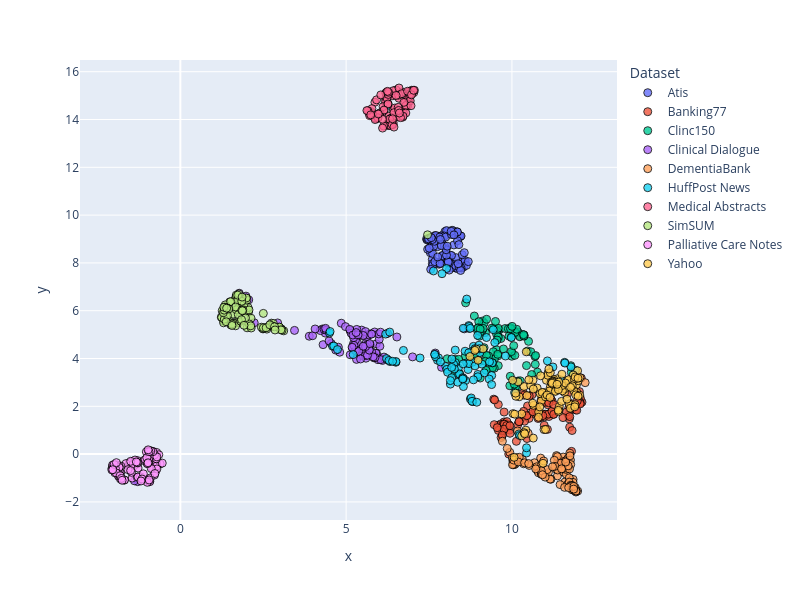

Write notebook code for a chart like this one.
### Code cell
dimensionality_reduction_plots(file_paths="./outputsTest/*/mda_dim_scores.csv", file_name = 'TestMda')

### Figure 1 — Plotly figure (JSON) as saved in the notebook; plotly's stock layout.template omitted (floating-point values rounded to 4 significant figures)
{"data": [{"customdata": [["atis_230"], ["atis_239"], ["atis_136"], ["atis_210"], ["atis_304"], ["atis_108"], ["atis_138"], ["atis_134"], ["atis_101"], ["atis_188"], ["atis_212"], ["atis_120"], ["atis_112"], ["atis_193"], ["atis_148"], ["atis_210"], ["atis_206"], ["atis_145"], ["atis_128"], ["atis_118"], ["atis_129"], ["atis_153"], ["atis_11"], ["atis_128"], ["atis_268"], ["atis_116"], ["atis_148"], ["atis_11"], ["atis_156"], ["atis_117"], ["atis_151"], ["atis_20"], ["atis_10"], ["atis_154"], ["atis_15"], ["atis_144"], ["atis_137"], ["atis_177"], ["atis_425"], ["atis_132"], ["atis_168"], ["atis_100"], ["atis_150"], ["atis_128"], ["atis_10"], ["atis_122"], ["atis_106"], ["atis_188"], ["atis_270"], ["atis_15"], ["atis_275"], ["atis_10"], ["atis_117"], ["atis_109"], ["atis_13"], ["atis_185"], ["atis_101"], ["atis_101"], ["atis_25"], ["atis_129"], ["atis_218"], ["atis_118"], ["atis_124"], ["atis_227"], ["atis_209"], ["atis_180"], ["atis_153"], ["atis_13"], ["atis_108"], ["atis_199"], ["atis_105"], ["atis_257"], ["atis_0"], ["atis_198"], ["atis_204"], ["atis_157"], ["atis_112"], ["atis_125"], ["atis_267"], ["atis_199"], ["atis_115"], ["atis_126"], ["atis_187"], ["atis_544"], ["atis_232"], ["atis_217"], ["atis_116"], ["atis_164"], ["atis_111"], ["atis_112"], ["atis_276"], ["atis_100"], ["atis_12"], ["atis_130"], ["atis_110"], ["atis_152"], ["atis_17"], ["atis_150"], ["atis_3"], ["atis_171"]], "hovertemplate": "Dataset=Atis<br>x=%{x}<br>y=%{y}<br>doc_id=%{customdata[0]}<extra></extra>", "legendgroup": "Atis", "marker": {"color": "#636efa", "line": {"color": "black", "width": 1}, "opacity": 0.8, "size": 8, "symbol": "circle"}, "mode": "markers", "name": "Atis", "orientation": "v", "showlegend": true, "type": "scatter", "x": [8.102, 7.881, 8.434, 8.316, 7.919, 7.75, 7.894, 8.438, 7.843, 8.533, 7.739, 7.598, 8.306, 7.665, 8.445, 7.715, 8.493, 8.012, 8.068, 7.677, 7.801, 7.93, 8.539, 8.484, 8.272, 8.239, 7.98, 8.353, 8.149, 7.426, 8.297, 7.599, 8.324, 7.925, 8.425, 7.531, 8.249, 8.465, 8.214, 7.536, 8.588, 8.347, 7.443, 8.628, 7.905, 7.854, 8.184, 7.806, 7.59, 8.32, 8.359, 7.967, 8.061, 7.54, 7.607, 8.401, 8.037, 7.878, 7.89, 7.458, 7.71, 8.501, 8.301, 7.611, 8.195, 8.178, 8.115, 7.677, 8.356, 8.071, 8.081, 8.026, 7.47, 7.835, 8.564, 8.015, 8.028, 7.963, 7.64, 7.664, 7.597, 7.55, 7.825, 8.457, 8.001, 8.108, 7.505, 8.412, 7.488, 8.176, 7.874, 8.452, 8.168, 7.842, 7.763, 8.252, 8.047, 7.566, 8.684, 8.379], "xaxis": "x", "y": [8.015, 8.082, 7.925, 7.778, 8.308, 8.677, 9.012, 7.826, 9.113, 8.042, 9.096, 8.147, 7.971, 9.137, 9.101, 9.058, 8.064, 8.604, 8.273, 8.923, 7.947, 8.107, 7.829, 7.792, 9.222, 9.337, 9.311, 9.198, 8.314, 9.003, 9.181, 7.966, 7.781, 8.139, 9.137, 9.056, 8.752, 9.127, 7.963, 8.638, 8.099, 9.3, 8.962, 7.897, 8.308, 9.106, 7.809, 8.002, 8.747, 8.219, 8.928, 8.711, 9.314, 8.426, 8.392, 8.764, 8.012, 9.138, 8.977, 8.57, 9.147, 8.34, 7.887, 7.9, 9.365, 8.31, 8.008, 8.055, 9.294, 8.075, 8.034, 8.324, 8.977, 7.974, 8.427, 8.551, 9.352, 9.125, 8.697, 8.904, 8.977, 7.729, 9.082, 7.803, 9.079, 7.7, 8.617, 7.815, 9.007, 9.189, 8.723, 7.684, 9.321, 8.98, 8.248, 9.171, 8.699, 9.057, 8.053, 7.964], "yaxis": "y"}, {"customdata": [["atis_234"], ["atis_245"], ["atis_15"], ["atis_249"], ["atis_314"], ["atis_128"], ["atis_176"], ["atis_15"], ["atis_246"], ["atis_239"], ["atis_283"], ["atis_299"], ["atis_220"], ["atis_372"], ["atis_15"], ["atis_259"], ["atis_249"], ["atis_195"], ["atis_196"], ["atis_155"], ["atis_144"], ["atis_211"], ["atis_24"], ["atis_158"], ["atis_330"], ["atis_173"], ["atis_383"], ["atis_380"], ["atis_211"], ["atis_233"], ["atis_166"], ["atis_27"], ["atis_126"], ["atis_223"], ["atis_161"], ["atis_189"], ["atis_146"], ["atis_243"], ["atis_475"], ["atis_151"], ["atis_221"], ["atis_148"], ["atis_200"], ["atis_225"], ["atis_271"], ["atis_222"], ["atis_116"], ["atis_199"], ["atis_303"], ["atis_249"], ["atis_276"], ["atis_133"], ["atis_169"], ["atis_22"], ["atis_168"], ["atis_216"], ["atis_170"], ["atis_146"], ["atis_289"], ["atis_185"], ["atis_290"], ["atis_283"], ["atis_130"], ["atis_257"], ["atis_305"], ["atis_236"], ["atis_194"], ["atis_143"], ["atis_166"], ["atis_216"], ["atis_208"], ["atis_271"], ["atis_134"], ["atis_334"], ["atis_271"], ["atis_182"], ["atis_359"], ["atis_136"], ["atis_297"], ["atis_303"], ["atis_196"], ["atis_159"], ["atis_252"], ["atis_586"], ["atis_410"], ["atis_255"], ["atis_146"], ["atis_18"], ["atis_118"], ["atis_275"], ["atis_294"], ["atis_119"], ["atis_171"], ["atis_154"], ["atis_215"], ["atis_158"], ["atis_239"], ["atis_297"], ["atis_343"], ["atis_196"]], "hovertemplate": "Dataset=Banking77<br>x=%{x}<br>y=%{y}<br>doc_id=%{customdata[0]}<extra></extra>", "legendgroup": "Banking77", "marker": {"color": "#EF553B", "line": {"color": "black", "width": 1}, "opacity": 0.8, "size": 8, "symbol": "circle"}, "mode": "markers", "name": "Banking77", "orientation": "v", "showlegend": true, "type": "scatter", "x": [11.44, 9.764, 11.25, 11.8, 10.84, 11.73, 11.07, 12.04, 10.97, 12.11, 10.38, 9.929, 9.763, 10.18, 9.706, 9.662, 10.97, 10.63, 11.25, 9.906, 11.72, 11.7, 12.07, 9.842, 10.13, 10.95, 11.21, 11.74, 9.743, 12.06, 11.18, 10.98, 10.76, 9.673, 10.74, 10.61, 10.52, 9.578, 9.466, 10.47, 9.849, 10.7, 11.82, 10.35, 11.12, 11.09, 9.7, 10.38, 10.22, 11.65, 12.06, 9.904, 10.21, 9.745, 9.772, 11.92, 10.46, 11.0, 11.68, 11.97, 12.09, 9.589, 10.73, 9.943, 11.12, 10.79, 10.88, 10.45, 10.24, 9.841, 10.35, 10.37, 11.11, 11.01, 11.77, 11.1, 10.45, 11.96, 9.451, 9.592, 9.762, 11.21, 11.38, 11.26, 11.81, 11.07, 10.9, 11.42, 10.63, 9.478, 11.26, 9.71, 11.2, 10.52, 10.93, 11.9, 9.557, 9.937, 11.54, 11.74], "xaxis": "x", "y": [-0.2459, 1.76, 1.741, 0.1149, 1.515, 1.475, 2.321, 2.616, 1.666, 2.174, 1.569, 1.006, 1.346, 1.23, 0.7631, 1.261, 1.205, 1.693, 1.665, 1.229, 1.947, 1.638, 2.327, 1.25, 0.536, 2.192, 2.212, 1.128, 0.9751, 2.149, 2.305, 1.562, 1.866, 0.6932, 1.716, 2.484, 1.495, 1.194, 1.233, 2.016, 1.36, 1.849, 1.88, 2.557, 1.574, 2.061, 0.972, 1.379, 1.368, 1.759, 2.101, 0.003075, 1.354, 1.265, 1.25, 1.854, 1.631, 2.167, 2.544, 2.225, 3.184, 2.072, 1.939, 0.8715, 1.689, 1.491, 2.257, 0.6522, 4.938, 1.196, 1.789, 2.468, 2.149, 1.669, 2.118, 1.667, 1.606, 1.836, 2.299, 0.9921, 1.044, 1.797, -0.3197, 2.073, 0.9878, 1.034, 2.469, 1.884, 1.776, 2.267, 1.663, 0.795, 2.808, 2.428, 1.609, 2.032, 1.107, 1.187, 1.527, 1.57], "yaxis": "y"}, {"customdata": [["atis_253"], ["atis_378"], ["atis_156"], ["atis_270"], ["atis_321"], ["atis_155"], ["atis_280"], ["atis_20"], ["atis_274"], ["atis_426"], ["atis_34"], ["atis_309"], ["atis_299"], ["atis_376"], ["atis_305"], ["atis_372"], ["atis_251"], ["atis_369"], ["atis_230"], ["atis_185"], ["atis_239"], ["atis_286"], ["atis_259"], ["atis_197"], ["atis_349"], ["atis_209"], ["atis_395"], ["atis_405"], ["atis_252"], ["atis_261"], ["atis_315"], ["atis_337"], ["atis_141"], ["atis_249"], ["atis_207"], ["atis_229"], ["atis_246"], ["atis_305"], ["atis_559"], ["atis_242"], ["atis_277"], ["atis_268"], ["atis_273"], ["atis_292"], ["atis_28"], ["atis_290"], ["atis_122"], ["atis_220"], ["atis_347"], ["atis_368"], ["atis_279"], ["atis_298"], ["atis_174"], ["atis_220"], ["atis_201"], ["atis_251"], ["atis_226"], ["atis_247"], ["atis_297"], ["atis_233"], ["atis_436"], ["atis_487"], ["atis_164"], ["atis_265"], ["atis_344"], ["atis_256"], ["atis_234"], ["atis_189"], ["atis_223"], ["atis_230"], ["atis_240"], ["atis_325"], ["atis_200"], ["atis_389"], ["atis_282"], ["atis_2"], ["atis_389"], ["atis_258"], ["atis_520"], ["atis_356"], ["atis_317"], ["atis_181"], ["atis_320"], ["atis_642"], ["atis_418"], ["atis_317"], ["atis_32"], ["atis_220"], ["atis_191"], ["atis_297"], ["atis_361"], ["atis_220"], ["atis_200"], ["atis_165"], ["atis_394"], ["atis_18"], ["atis_274"], ["atis_318"], ["atis_360"], ["atis_256"]], "hovertemplate": "Dataset=Clinc150<br>x=%{x}<br>y=%{y}<br>doc_id=%{customdata[0]}<extra></extra>", "legendgroup": "Clinc150", "marker": {"color": "#00cc96", "line": {"color": "black", "width": 1}, "opacity": 0.8, "size": 8, "symbol": "circle"}, "mode": "markers", "name": "Clinc150", "orientation": "v", "showlegend": true, "type": "scatter", "x": [9.201, 9.617, 9.588, 10.32, 10.13, 10.08, 10.07, 9.356, 9.994, 9.018, 9.042, 10.19, 9.563, 8.809, 10.24, 10.47, 9.11, 9.795, 9.606, 10.19, 9.668, 9.467, 8.048, 10.05, 9.951, 10.77, 10.5, 10.08, 9.912, 10.69, 9.544, 9.045, 9.35, 9.534, 10.09, 9.085, 9.536, 9.439, 10.01, 9.456, 9.105, 10.09, 9.579, 9.13, 10.14, 10.1, 9.587, 9.335, 9.163, 9.96, 9.936, 9.984, 9.049, 10.05, 10.7, 8.961, 9.472, 9.412, 10.44, 10.07, 10.37, 9.399, 8.894, 10.57, 11.79, 8.866, 8.999, 9.296, 9.232, 8.984, 9.892, 10.6, 8.292, 8.603, 9.504, 8.276, 9.16, 10.25, 8.965, 9.585, 10.36, 9.132, 9.958, 8.588, 10.36, 9.236, 9.572, 10.71, 11.78, 8.421, 9.197, 9.745, 9.221, 10.35, 8.396, 9.042, 9.417, 10.0, 9.981, 9.55], "xaxis": "x", "y": [5.088, 5.194, 3.701, 4.999, 2.751, 5.152, 5.098, 3.86, 4.096, 4.931, 3.183, 5.099, 5.125, 4.06, 4.91, 4.314, 5.568, 5.256, 4.864, 3.06, 4.838, 3.593, 3.989, 3.03, 3.258, 3.429, 4.718, 5.102, 4.937, 4.086, 5.152, 3.886, 3.93, 4.368, 5.087, 4.364, 5.024, 4.283, 4.219, 5.276, 5.176, 4.134, 4.112, 4.26, 5.224, 2.794, 5.266, 3.628, 5.48, 5.286, 2.862, 4.29, 5.117, 4.536, 3.756, 5.17, 3.987, 3.614, 3.704, 2.927, 4.98, 5.274, 4.188, 4.281, 3.423, 5.778, 5.541, 4.105, 4.129, 5.286, 5.246, 3.33, 3.96, 6.329, 5.549, 3.409, 4.453, 3.068, 5.264, 4.898, 4.95, 5.259, 5.248, 4.088, 4.938, 5.641, 4.175, 4.123, 3.701, 3.372, 3.884, 4.399, 3.507, 4.998, 3.965, 5.231, 3.821, 5.345, 4.892, 4.773], "yaxis": "y"}, {"customdata": [["atis_261"], ["atis_463"], ["atis_239"], ["atis_386"], ["atis_334"], ["atis_21"], ["atis_437"], ["atis_241"], ["atis_427"], ["atis_488"], ["atis_39"], ["atis_324"], ["atis_313"], ["atis_407"], ["atis_32"], ["atis_412"], ["atis_311"], ["atis_407"], ["atis_276"], ["atis_325"], ["atis_381"], ["atis_300"], ["atis_337"], ["atis_224"], ["atis_397"], ["atis_276"], ["atis_468"], ["atis_441"], ["atis_360"], ["atis_304"], ["atis_357"], ["atis_404"], ["atis_237"], ["atis_269"], ["atis_254"], ["atis_317"], ["atis_385"], ["atis_316"], ["atis_562"], ["atis_38"], ["atis_304"], ["atis_345"], ["atis_336"], ["atis_338"], ["atis_335"], ["atis_457"], ["atis_187"], ["atis_24"], ["atis_355"], ["atis_417"], ["atis_303"], ["atis_347"], ["atis_318"], ["atis_235"], ["atis_210"], ["atis_26"], ["atis_28"], ["atis_361"], ["atis_409"], ["atis_447"], ["atis_455"], ["atis_488"], ["atis_252"], ["atis_356"], ["atis_367"], ["atis_292"], ["atis_294"], ["atis_206"], ["atis_326"], ["atis_237"], ["atis_288"], ["atis_338"], ["atis_213"], ["atis_398"], ["atis_302"], ["atis_27"], ["atis_430"], ["atis_310"], ["atis_547"], ["atis_36"], ["atis_421"], ["atis_227"], ["atis_324"], ["atis_645"], ["atis_453"], ["atis_454"], ["atis_42"], ["atis_239"], ["atis_246"], ["atis_337"], ["atis_394"], ["atis_313"], ["atis_223"], ["atis_188"], ["atis_396"], ["atis_379"], ["atis_300"], ["atis_389"], ["atis_398"], ["atis_430"]], "hovertemplate": "Dataset=Clinical Dialogue<br>x=%{x}<br>y=%{y}<br>doc_id=%{customdata[0]}<extra></extra>", "legendgroup": "Clinical Dialogue", "marker": {"color": "#ab63fa", "line": {"color": "black", "width": 1}, "opacity": 0.8, "size": 8, "symbol": "circle"}, "mode": "markers", "name": "Clinical Dialogue", "orientation": "v", "showlegend": true, "type": "scatter", "x": [5.45, 5.918, 5.352, 5.219, 5.123, 6.098, 3.888, 3.443, 5.718, 5.911, 5.483, 5.39, 5.467, 5.32, 4.371, 2.062, 4.551, 5.999, 5.195, 7.688, 5.961, 2.228, 6.018, 5.69, 5.687, 5.592, 5.719, 4.28, 5.86, 4.766, 5.637, 6.53, 5.839, 5.262, 5.998, 5.12, 5.984, 2.935, 5.747, 5.622, 4.304, 5.897, 5.684, 5.597, 4.806, 3.989, 5.636, 5.279, 4.853, 5.549, 5.38, 5.149, 4.485, -1.287, -1.317, 7.003, 4.223, 5.379, 8.565, 4.98, 5.339, 5.584, 1.978, 5.768, 5.28, 5.841, 5.109, 4.336, 5.583, 1.775, 4.397, -1.384, 5.515, 6.037, 5.767, 5.226, 5.695, 6.195, 6.142, 6.042, 7.877, 5.234, 6.248, 5.87, 5.814, 4.379, 5.203, 5.643, 5.7, 4.064, 5.313, 6.239, 5.434, 5.586, 5.359, 5.712, 5.301, 5.515, 5.179, 4.686], "xaxis": "x", "y": [4.126, 4.207, 4.442, 4.612, 4.156, 3.92, 4.932, 5.176, 4.18, 4.614, 4.969, 4.399, 5.188, 5.217, 5.064, 6.454, 4.627, 4.033, 4.437, 4.228, 3.951, 5.496, 4.514, 5.017, 4.528, 4.631, 4.572, 5.233, 5.109, 4.473, 4.913, 4.9, 4.133, 5.013, 4.803, 5.173, 5.029, 5.489, 5.033, 4.123, 4.58, 4.221, 4.988, 4.013, 4.265, 4.955, 4.574, 4.333, 5.477, 4.368, 4.959, 5.06, 4.735, -1.153, -1.021, 4.068, 5.169, 4.301, 5.24, 5.334, 4.662, 5.127, 6.61, 5.021, 4.769, 4.028, 5.219, 5.224, 4.127, 6.731, 5.183, -1.118, 4.963, 5.101, 4.286, 4.872, 4.379, 14.67, 4.06, 3.951, 3.632, 4.549, 5.051, 4.039, 4.07, 5.262, 4.982, 4.136, 4.35, 5.236, 3.963, 3.959, 3.98, 4.497, 4.99, 4.623, 5.086, 4.512, 4.47, 4.353], "yaxis": "y"}, {"customdata": [["atis_447"], ["atis_488"], ["atis_392"], ["atis_397"], ["atis_401"], ["atis_381"], ["atis_525"], ["atis_473"], ["atis_469"], ["atis_514"], ["atis_428"], ["atis_329"], ["atis_441"], ["atis_448"], ["atis_424"], ["atis_422"], ["atis_456"], ["atis_451"], ["atis_478"], ["atis_391"], ["atis_392"], ["atis_34"], ["atis_388"], ["atis_243"], ["atis_503"], ["atis_285"], ["atis_469"], ["atis_467"], ["atis_510"], ["atis_334"], ["atis_537"], ["atis_407"], ["atis_386"], ["atis_325"], ["atis_278"], ["atis_523"], ["atis_416"], ["atis_365"], ["atis_57"], ["atis_525"], ["atis_320"], ["atis_351"], ["atis_348"], ["atis_351"], ["atis_405"], ["atis_474"], ["atis_288"], ["atis_364"], ["atis_368"], ["atis_554"], ["atis_316"], ["atis_479"], ["atis_360"], ["atis_280"], ["atis_32"], ["atis_298"], ["atis_280"], ["atis_364"], ["atis_455"], ["atis_46"], ["atis_513"], ["atis_526"], ["atis_352"], ["atis_383"], ["atis_400"], ["atis_420"], ["atis_386"], ["atis_284"], ["atis_403"], ["atis_250"], ["atis_325"], ["atis_454"], ["atis_264"], ["atis_494"], ["atis_353"], ["atis_279"], ["atis_465"], ["atis_516"], ["atis_553"], ["atis_405"], ["atis_424"], ["atis_380"], ["atis_338"], ["atis_646"], ["atis_467"], ["atis_464"], ["atis_490"], ["atis_244"], ["atis_289"], ["atis_403"], ["atis_402"], ["atis_316"], ["atis_232"], ["atis_228"], ["atis_428"], ["atis_41"], ["atis_421"], ["atis_563"], ["atis_512"], ["atis_44"]], "hovertemplate": "Dataset=DementiaBank<br>x=%{x}<br>y=%{y}<br>doc_id=%{customdata[0]}<extra></extra>", "legendgroup": "DementiaBank", "marker": {"color": "#FFA15A", "line": {"color": "black", "width": 1}, "opacity": 0.8, "size": 8, "symbol": "circle"}, "mode": "markers", "name": "DementiaBank", "orientation": "v", "showlegend": true, "type": "scatter", "x": [11.37, 11.84, 11.55, 10.68, 11.98, 9.936, 10.09, 10.35, 10.77, 10.75, 11.33, 11.6, 10.03, 11.6, 11.18, 11.85, 10.05, 11.84, 11.56, 11.91, 11.93, 10.01, 11.02, 11.68, 11.69, 11.93, 10.32, 11.67, 11.75, 11.68, 11.64, 11.81, 11.73, 10.87, 10.04, 11.71, 10.12, 11.34, 11.58, 12.21, 10.52, 10.9, 10.04, 11.84, 11.73, 11.76, 11.77, 11.77, 11.93, 11.1, 10.96, 11.66, 11.15, 10.05, 11.81, 11.88, 10.13, 10.8, 10.89, 11.37, 11.38, 10.05, 11.78, 11.62, 10.05, 11.45, 11.61, 11.52, 10.02, 11.46, 10.14, 11.74, 10.22, 11.69, 11.88, 10.89, 11.93, 11.06, 11.28, 10.49, 11.59, 9.712, 11.71, 11.87, 10.88, 10.17, 9.858, 10.05, 11.0, 11.3, 11.22, 11.86, 10.19, 11.5, 10.92, 11.62, 10.38, 11.75, 10.51, 10.72], "xaxis": "x", "y": [-0.9116, -1.058, -0.1244, -0.3629, -1.547, 0.07421, -0.4297, -0.4029, -0.6927, -0.5286, -0.6284, -0.2951, -0.2908, -1.166, -1.05, -1.507, -0.3925, -1.389, -0.753, -1.403, -1.525, -0.1576, -0.8344, -0.1886, -1.247, -1.585, -0.2247, -0.6182, 0.04015, -0.5846, -0.8484, -1.487, -0.9936, -0.1665, -0.3742, -0.2636, -0.2931, -0.06287, -0.5046, 2.989, -0.4736, -0.4216, -0.3619, -1.183, -1.174, -0.2467, -0.4374, -1.309, -1.541, -0.7709, -0.2877, -0.6178, -1.047, -0.3635, -1.307, -1.485, -0.2744, -0.7798, -0.8429, -0.1071, -0.665, -0.4434, -1.342, -0.6373, -0.4101, -1.275, -0.282, -0.6082, -0.4438, -0.3803, -0.1525, -0.6204, -0.1312, -0.4902, -1.485, -0.8277, -1.547, -0.6504, -0.2591, 0.8728, -1.391, 0.5398, -1.404, -1.35, -0.6971, 0.968, 0.2382, -0.2496, -0.9626, -0.5109, -0.5304, -1.464, -0.3298, -0.6177, -0.8642, -0.3305, -0.3639, -0.07072, -0.3972, -0.6168], "yaxis": "y"}, {"customdata": [["atis_493"], ["atis_52"], ["atis_487"], ["atis_505"], ["atis_48"], ["atis_384"], ["atis_547"], ["atis_504"], ["atis_495"], ["atis_54"], ["atis_438"], ["atis_34"], ["atis_493"], ["atis_478"], ["atis_466"], ["atis_462"], ["atis_50"], ["atis_475"], ["atis_546"], ["atis_543"], ["atis_469"], ["atis_350"], ["atis_391"], ["atis_369"], ["atis_524"], ["atis_360"], ["atis_545"], ["atis_552"], ["atis_523"], ["atis_424"], ["atis_612"], ["atis_408"], ["atis_458"], ["atis_392"], ["atis_335"], ["atis_529"], ["atis_641"], ["atis_455"], ["atis_587"], ["atis_577"], ["atis_382"], ["atis_410"], ["atis_392"], ["atis_410"], ["atis_460"], ["atis_486"], ["atis_305"], ["atis_392"], ["atis_375"], ["atis_577"], ["atis_323"], ["atis_533"], ["atis_399"], ["atis_338"], ["atis_356"], ["atis_307"], ["atis_338"], ["atis_368"], ["atis_482"], ["atis_481"], ["atis_538"], ["atis_538"], ["atis_388"], ["atis_405"], ["atis_607"], ["atis_443"], ["atis_445"], ["atis_345"], ["atis_443"], ["atis_327"], ["atis_389"], ["atis_476"], ["atis_294"], ["atis_511"], ["atis_507"], ["atis_425"], ["atis_472"], ["atis_602"], ["atis_578"], ["atis_434"], ["atis_510"], ["atis_46"], ["atis_541"], ["atis_692"], ["atis_620"], ["atis_470"], ["atis_543"], ["atis_374"], ["atis_293"], ["atis_413"], ["atis_407"], ["atis_432"], ["atis_29"], ["atis_258"], ["atis_490"], ["atis_422"], ["atis_471"], ["atis_567"], ["atis_518"], ["atis_443"]], "hovertemplate": "Dataset=HuffPost News<br>x=%{x}<br>y=%{y}<br>doc_id=%{customdata[0]}<extra></extra>", "legendgroup": "HuffPost News", "marker": {"color": "#19d3f3", "line": {"color": "black", "width": 1}, "opacity": 0.8, "size": 8, "symbol": "circle"}, "mode": "markers", "name": "HuffPost News", "orientation": "v", "showlegend": true, "type": "scatter", "x": [8.972, 6.499, 6.215, 9.406, 8.708, 4.59, 8.37, 9.389, 8.839, 8.677, 8.804, 6.504, 4.496, 8.385, 11.92, 9.314, 9.982, 8.635, 8.143, 8.601, 8.028, 8.777, 9.037, 6.252, 8.005, 8.82, 8.536, 8.747, 8.886, 8.038, 8.771, 8.697, 8.29, 9.166, 8.419, 6.323, 8.293, 9.436, 8.24, 7.229, 11.47, 10.44, 8.513, 7.891, 8.796, 4.516, 4.626, 8.71, 8.967, 10.21, 9.009, 11.78, 9.804, 8.264, 11.24, 11.07, 11.59, 7.634, 5.212, 8.587, 10.44, 11.6, 10.23, 6.29, 6.727, 8.365, 7.755, 7.673, 8.973, 9.02, 8.705, 8.534, 8.188, 6.4, 8.059, 7.784, 8.529, 7.698, 8.886, 6.192, 6.314, 9.096, 10.08, 9.483, 8.182, 7.67, 8.531, 8.638, 8.939, 8.839, 8.183, 4.738, 8.698, 7.844, 9.388, 9.322, 9.233, 8.516, 8.743, 8.144], "xaxis": "x", "y": [3.334, 3.843, 3.999, 3.819, 5.26, 4.514, 3.34, 3.287, 4.507, 3.539, 3.839, 3.872, 5.066, 3.602, 3.511, 3.141, 4.878, 3.818, 2.928, 3.077, 7.766, 4.29, 4.247, 14.59, 3.665, 2.196, 2.826, 2.303, 4.414, 3.546, 2.35, 5.377, 4.351, 3.399, 3.349, 3.873, 3.828, 5.207, 3.764, 4.022, 3.101, 0.04704, 3.198, 7.548, 2.21, 5.129, 4.526, 5.338, 4.965, 0.8441, 4.558, 3.65, 4.104, 3.562, 3.646, 3.9, 3.84, 7.664, 4.164, 4.304, 0.2648, 3.809, 0.7804, 3.918, 4.339, 3.007, 3.927, 4.166, 3.237, 4.412, 3.784, 3.169, 3.98, 3.883, 3.425, 4.03, 3.775, 4.069, 3.693, 5.021, 5.105, 3.764, 2.574, 4.668, 3.627, 4.171, 5.265, 6.487, 2.17, 3.107, 3.199, 4.374, 4.239, 3.862, 2.91, 3.863, 4.879, 3.144, 5.262, 3.076], "yaxis": "y"}, {"customdata": [["atis_609"], ["atis_582"], ["atis_488"], ["atis_52"], ["atis_558"], ["atis_568"], ["atis_574"], ["atis_545"], ["atis_521"], ["atis_597"], ["atis_487"], ["atis_364"], ["atis_524"], ["atis_498"], ["atis_470"], ["atis_478"], ["atis_656"], ["atis_483"], ["atis_599"], ["atis_593"], ["atis_495"], ["atis_527"], ["atis_439"], ["atis_48"], ["atis_531"], ["atis_385"], ["atis_581"], ["atis_6"], ["atis_647"], ["atis_483"], ["atis_658"], ["atis_479"], ["atis_586"], ["atis_422"], ["atis_40"], ["atis_573"], ["atis_643"], ["atis_493"], ["atis_599"], ["atis_673"], ["atis_413"], ["atis_551"], ["atis_537"], ["atis_426"], ["atis_521"], ["atis_539"], ["atis_372"], ["atis_441"], ["atis_395"], ["atis_630"], ["atis_389"], ["atis_580"], ["atis_536"], ["atis_396"], ["atis_415"], ["atis_426"], ["atis_382"], ["atis_459"], ["atis_531"], ["atis_535"], ["atis_660"], ["atis_57"], ["atis_475"], ["atis_439"], ["atis_621"], ["atis_502"], ["atis_454"], ["atis_622"], ["atis_491"], ["atis_410"], ["atis_489"], ["atis_522"], ["atis_384"], ["atis_517"], ["atis_595"], ["atis_540"], ["atis_603"], ["atis_614"], ["atis_636"], ["atis_436"], ["atis_524"], ["atis_614"], ["atis_58"], ["atis_694"], ["atis_655"], ["atis_479"], ["atis_618"], ["atis_379"], ["atis_378"], ["atis_514"], ["atis_469"], ["atis_446"], ["atis_387"], ["atis_356"], ["atis_512"], ["atis_482"], ["atis_530"], ["atis_586"], ["atis_605"], ["atis_455"]], "hovertemplate": "Dataset=Medical Abstracts<br>x=%{x}<br>y=%{y}<br>doc_id=%{customdata[0]}<extra></extra>", "legendgroup": "Medical Abstracts", "marker": {"color": "#FF6692", "line": {"color": "black", "width": 1}, "opacity": 0.8, "size": 8, "symbol": "circle"}, "mode": "markers", "name": "Medical Abstracts", "orientation": "v", "showlegend": true, "type": "scatter", "x": [6.84, 6.678, 6.891, 6.505, 6.205, 5.867, 6.652, 6.143, 6.195, 6.413, 6.49, 6.409, 6.85, 6.024, 6.258, 6.57, 5.756, 6.187, 6.29, 6.905, 5.9, 5.951, 5.881, 6.98, 7.039, 6.985, 7.018, 6.593, 6.419, 5.697, 6.722, 5.78, 6.89, 6.776, 6.273, 5.754, 6.902, 6.258, 6.864, 6.914, 6.795, 6.809, 6.301, 6.933, 6.113, 6.35, 6.8, 6.195, 6.594, 6.977, 6.264, 6.339, 6.741, 6.381, 6.004, 6.224, 6.703, 6.426, 5.96, 6.419, 6.331, 5.918, 6.467, 6.441, 5.784, 6.232, 6.309, 6.923, 6.391, 6.442, 5.709, 6.58, 6.262, 6.27, 7.059, 5.778, 5.657, 6.4, 6.716, 6.134, 6.682, 5.874, 6.046, 5.626, 6.851, 6.279, 6.97, 6.57, 6.097, 6.64, 6.099, 6.507, 6.142, 6.584, 6.249, 5.742, 6.607, 6.956, 7.037, 5.971], "xaxis": "x", "y": [14.93, 15.15, 14.78, 15.24, 14.82, 14.72, 14.34, 14.34, 14.88, 13.79, 15.03, 14.99, 14.56, 14.28, 15.02, 14.11, 14.33, 14.75, 14.14, 14.95, 14.03, 14.05, 14.06, 15.22, 15.13, 15.19, 15.21, 14.89, 15.2, 14.26, 14.29, 14.26, 15.16, 14.7, 13.75, 14.18, 15.07, 13.84, 14.93, 14.97, 14.55, 14.59, 13.76, 14.78, 14.54, 13.97, 14.27, 15.11, 15.32, 15.08, 14.67, 14.04, 14.72, 14.06, 14.23, 15.15, 14.1, 14.4, 14.07, 13.86, 13.75, 14.82, 14.48, 14.29, 14.23, 14.9, 14.01, 15.07, 13.79, 13.68, 14.16, 15.02, 14.65, 15.05, 15.22, 14.46, 14.37, 14.03, 14.14, 13.73, 15.08, 14.0, 15.03, 14.37, 15.18, 15.14, 15.03, 14.51, 14.01, 14.08, 13.64, 15.01, 14.4, 14.38, 15.18, 14.19, 14.27, 14.58, 15.22, 14.23], "yaxis": "y"}, {"customdata": [["atis_610"], ["atis_698"], ["atis_514"], ["atis_579"], ["atis_588"], ["atis_581"], ["atis_616"], ["atis_637"], ["atis_685"], ["atis_600"], ["atis_6"], ["atis_5"], ["atis_592"], ["atis_523"], ["atis_575"], ["atis_64"], ["atis_691"], ["atis_554"], ["atis_612"], ["atis_680"], ["atis_611"], ["atis_645"], ["atis_50"], ["atis_634"], ["atis_617"], ["atis_622"], ["atis_675"], ["atis_613"], ["atis_692"], ["atis_612"], ["atis_714"], ["atis_512"], ["atis_587"], ["atis_502"], ["atis_518"], ["atis_603"], ["atis_662"], ["atis_503"], ["atis_643"], ["atis_680"], ["atis_533"], ["atis_65"], ["atis_561"], ["atis_496"], ["atis_593"], ["atis_557"], ["atis_584"], ["atis_468"], ["atis_527"], ["atis_64"], ["atis_470"], ["atis_590"], ["atis_575"], ["atis_432"], ["atis_503"], ["atis_501"], ["atis_482"], ["atis_66"], ["atis_59"], ["atis_628"], ["atis_663"], ["atis_624"], ["atis_481"], ["atis_494"], ["atis_648"], ["atis_572"], ["atis_497"], ["atis_624"], ["atis_558"], ["atis_626"], ["atis_527"], ["atis_523"], ["atis_385"], ["atis_617"], ["atis_656"], ["atis_564"], ["atis_610"], ["atis_624"], ["atis_651"], ["atis_533"], ["atis_539"], ["atis_629"], ["atis_6"], ["atis_701"], ["atis_716"], ["atis_55"], ["atis_688"], ["atis_402"], ["atis_52"], ["atis_615"], ["atis_536"], ["atis_495"], ["atis_406"], ["atis_436"], ["atis_538"], ["atis_510"], ["atis_570"], ["atis_588"], ["atis_698"], ["atis_575"]], "hovertemplate": "Dataset=SimSUM<br>x=%{x}<br>y=%{y}<br>doc_id=%{customdata[0]}<extra></extra>", "legendgroup": "SimSUM", "marker": {"color": "#B6E880", "line": {"color": "black", "width": 1}, "opacity": 0.8, "size": 8, "symbol": "circle"}, "mode": "markers", "name": "SimSUM", "orientation": "v", "showlegend": true, "type": "scatter", "x": [1.857, 2.054, 1.235, 1.719, 1.395, 1.746, 1.639, 1.735, 2.609, 1.491, 1.984, 1.357, 1.262, 2.132, 1.965, 1.306, 2.771, 3.118, 2.973, 2.043, 1.984, 3.043, 1.329, 2.071, 2.746, 2.806, 1.5, 1.825, 1.599, 1.489, 2.786, 1.629, 1.699, 1.588, 1.808, 1.755, 2.013, 1.348, 1.923, 1.393, 1.304, 2.988, 2.503, 1.676, 2.497, 1.745, 1.522, 2.07, 2.581, 2.008, 1.356, 1.686, 1.455, 2.489, 1.38, 1.688, 1.247, 1.667, 1.326, 1.422, 1.991, 2.985, 1.718, 1.519, 1.423, 1.405, 3.069, 1.822, 1.555, 2.444, 1.765, 2.136, 1.853, 1.384, 1.667, 7.455, 2.506, 1.731, 1.964, 2.778, 2.587, 1.885, 2.697, 1.297, 1.34, 2.123, 1.862, 1.323, 3.032, 2.84, 1.463, 2.856, 1.311, 1.748, 1.845, 1.92, 1.851, 1.872, 1.395, 1.558], "xaxis": "x", "y": [6.134, 5.935, 5.731, 5.544, 5.7, 6.097, 6.442, 5.503, 5.23, 6.368, 5.991, 6.245, 5.997, 5.685, 6.455, 5.573, 5.387, 5.158, 5.285, 6.134, 6.53, 5.244, 6.105, 6.032, 5.481, 5.464, 5.561, 6.389, 5.463, 5.498, 5.346, 5.463, 6.599, 5.854, 5.923, 6.125, 5.285, 5.6, 6.293, 6.071, 5.493, 5.301, 5.888, 6.564, 5.242, 6.605, 5.406, 5.451, 5.3, 6.445, 5.898, 6.653, 6.113, 5.245, 5.778, 6.039, 5.719, 5.369, 5.649, 5.793, 6.531, 5.316, 6.416, 6.378, 6.082, 6.118, 5.186, 5.559, 5.448, 5.309, 6.703, 5.277, 6.394, 5.538, 6.156, 9.175, 5.289, 6.654, 5.699, 5.36, 5.284, 6.04, 5.411, 5.916, 6.147, 5.368, 6.571, 6.023, 5.2, 5.33, 6.074, 5.194, 6.147, 5.834, 5.626, 5.389, 6.02, 5.999, 6.107, 5.383], "yaxis": "y"}, {"customdata": [["atis_650"], ["atis_78"], ["atis_663"], ["atis_647"], ["atis_713"], ["atis_601"], ["atis_655"], ["atis_655"], ["atis_687"], ["atis_619"], ["atis_685"], ["atis_536"], ["atis_604"], ["atis_638"], ["atis_636"], ["atis_695"], ["atis_90"], ["atis_594"], ["atis_666"], ["atis_708"], ["atis_629"], ["atis_663"], ["atis_530"], ["atis_649"], ["atis_646"], ["atis_706"], ["atis_70"], ["atis_648"], ["atis_7"], ["atis_638"], ["atis_717"], ["atis_519"], ["atis_606"], ["atis_592"], ["atis_537"], ["atis_61"], ["atis_712"], ["atis_504"], ["atis_677"], ["atis_685"], ["atis_697"], ["atis_696"], ["atis_619"], ["atis_555"], ["atis_602"], ["atis_558"], ["atis_672"], ["atis_662"], ["atis_569"], ["atis_69"], ["atis_699"], ["atis_602"], ["atis_58"], ["atis_433"], ["atis_657"], ["atis_562"], ["atis_705"], ["atis_693"], ["atis_66"], ["atis_638"], ["atis_688"], ["atis_77"], ["atis_519"], ["atis_623"], ["atis_660"], ["atis_591"], ["atis_5"], ["atis_675"], ["atis_616"], ["atis_662"], ["atis_622"], ["atis_556"], ["atis_604"], ["atis_712"], ["atis_67"], ["atis_642"], ["atis_640"], ["atis_706"], ["atis_83"], ["atis_536"], ["atis_570"], ["atis_64"], ["atis_668"], ["atis_71"], ["atis_9"], ["atis_560"], ["atis_711"], ["atis_461"], ["atis_529"], ["atis_73"], ["atis_660"], ["atis_510"], ["atis_43"], ["atis_685"], ["atis_565"], ["atis_553"], ["atis_618"], ["atis_66"], ["atis_78"], ["atis_673"]], "hovertemplate": "Dataset=Palliative Care Notes<br>x=%{x}<br>y=%{y}<br>doc_id=%{customdata[0]}<extra></extra>", "legendgroup": "Palliative Care Notes", "marker": {"color": "#FF97FF", "line": {"color": "black", "width": 1}, "opacity": 0.8, "size": 8, "symbol": "circle"}, "mode": "markers", "name": "Palliative Care Notes", "orientation": "v", "showlegend": true, "type": "scatter", "x": [-1.859, -1.009, -0.9488, -1.534, -0.8117, -1.291, -0.6103, -1.543, -1.316, -1.5, -1.693, -0.9202, -0.7866, -0.9705, -2.034, -1.472, -1.451, -0.7616, -0.8135, -1.514, -1.102, -0.9997, -0.751, -1.818, -0.8966, -0.7441, -1.64, -1.805, -0.7449, -0.7281, -1.368, -1.299, -0.7812, -0.8346, -0.8145, -0.7174, -1.806, -0.965, -0.7144, -1.406, -1.2, -1.277, -1.425, -0.7134, -1.866, -1.275, -0.9055, -0.7066, -1.793, -1.985, -0.9262, -1.056, -1.902, -0.5459, -0.8774, -1.843, -0.9755, -0.6494, -2.046, -1.845, -0.9947, -1.115, -1.156, -1.187, -2.062, -1.279, -1.973, -0.92, -0.7259, -1.026, -0.8694, -0.7764, -0.7675, -1.958, -2.039, -1.836, -0.7083, -1.932, -1.3, -1.683, -2.066, -1.012, -0.8254, -1.473, -0.8917, -0.946, -1.579, -1.498, -1.815, -1.997, -1.778, -0.9404, -1.328, -0.9709, -2.038, -1.928, -0.9902, -1.498, -0.9736, -1.756], "xaxis": "x", "y": [-0.9347, -1.058, -1.055, -0.5578, -0.1994, -0.2723, -0.4103, -0.3707, -0.4097, -0.3772, -1.088, -1.132, -0.565, -0.2693, -0.478, -0.3253, -1.002, 0.001322, -0.1139, -0.6511, -0.2716, -0.3953, -0.5417, -0.8124, -0.001252, -0.7054, -0.3954, -1.043, -0.06784, -0.3704, -0.2484, -0.9673, -0.8762, -0.6016, 0.1043, -0.5025, -0.7914, -1.122, 0.06937, -0.4949, -0.9495, -0.9528, -0.4293, -0.2044, -0.9052, -0.5812, -0.9976, -0.621, -0.5011, -0.5256, -1.156, -0.2295, -0.4627, -0.3772, -0.605, -0.5073, 0.1347, -0.02624, -0.4619, -0.5564, -1.181, -0.8238, -1.043, -1.124, -0.5949, -0.3629, -0.7808, -0.1439, -0.1937, 0.09553, 0.1276, -0.0292, -0.8124, -0.602, -0.6619, -0.8627, -0.1169, -0.7865, -0.3563, -1.081, -0.6604, -0.1544, 0.09974, -0.763, 0.1291, 0.1, -0.6484, -0.301, -0.9045, -0.4313, -1.016, -1.082, -0.3282, 0.1796, -0.6529, -0.3572, -0.3989, -0.6902, -0.3622, -1.096], "yaxis": "y"}, {"customdata": [["atis_699"], ["atis_93"], ["atis_701"], ["atis_713"], ["atis_87"], ["atis_704"], ["atis_9"], ["atis_686"], ["atis_7"], ["atis_676"], ["atis_7"], ["atis_580"], ["atis_697"], ["atis_66"], ["atis_681"], ["atis_9"], ["atis_99"], ["atis_695"], ["atis_73"], ["atis_78"], ["atis_68"], ["atis_714"], ["atis_637"], ["atis_654"], ["atis_719"], ["atis_719"], ["atis_84"], ["atis_77"], ["atis_721"], ["atis_89"], ["atis_81"], ["atis_603"], ["atis_703"], ["atis_90"], ["atis_648"], ["atis_7"], ["atis_715"], ["atis_543"], ["atis_716"], ["atis_703"], ["atis_7"], ["atis_700"], ["atis_91"], ["atis_642"], ["atis_715"], ["atis_660"], ["atis_74"], ["atis_77"], ["atis_594"], ["atis_719"], ["atis_80"], ["atis_98"], ["atis_85"], ["atis_599"], ["atis_663"], ["atis_62"], ["atis_74"], ["atis_698"], ["atis_84"], ["atis_72"], ["atis_94"], ["atis_85"], ["atis_525"], ["atis_82"], ["atis_97"], ["atis_635"], ["atis_567"], ["atis_695"], ["atis_681"], ["atis_94"], ["atis_96"], ["atis_620"], ["atis_700"], ["atis_719"], ["atis_97"], ["atis_679"], ["atis_684"], ["atis_99"], ["atis_93"], ["atis_697"], ["atis_662"], ["atis_651"], ["atis_688"], ["atis_715"], ["atis_97"], ["atis_630"], ["atis_714"], ["atis_620"], ["atis_63"], ["atis_89"], ["atis_72"], ["atis_569"], ["atis_605"], ["atis_710"], ["atis_651"], ["atis_655"], ["atis_82"], ["atis_666"], ["atis_94"], ["atis_79"]], "hovertemplate": "Dataset=Yahoo<br>x=%{x}<br>y=%{y}<br>doc_id=%{customdata[0]}<extra></extra>", "legendgroup": "Yahoo", "marker": {"color": "#FECB52", "line": {"color": "black", "width": 1}, "opacity": 0.8, "size": 8, "symbol": "circle"}, "mode": "markers", "name": "Yahoo", "orientation": "v", "showlegend": true, "type": "scatter", "x": [10.22, 11.94, 11.96, 11.79, 11.67, 11.09, 10.12, 10.97, 10.29, 11.32, 11.37, 11.26, 10.92, 11.22, 11.04, 11.24, 11.98, 10.36, 10.65, 11.59, 10.89, 11.16, 11.86, 11.18, 11.31, 9.13, 11.01, 11.31, 11.6, 10.81, 12.0, 10.19, 10.56, 11.85, 8.734, 11.43, 8.979, 11.71, 11.12, 10.76, 8.925, 11.23, 11.31, 10.94, 10.96, 10.42, 11.08, 11.16, 10.8, 11.41, 10.64, 10.51, 10.02, 11.41, 11.73, 11.4, 11.9, 10.65, 12.05, 11.52, 10.03, 11.23, 11.11, 11.76, 12.05, 10.85, 10.11, 10.84, 8.882, 11.51, 11.88, 11.9, 10.64, 10.29, 10.63, 10.91, 11.82, 11.61, 11.41, 11.92, 11.5, 11.77, 11.66, 11.99, 10.45, 10.08, 11.4, 11.89, 11.01, 10.86, 11.99, 11.51, 11.21, 10.37, 11.06, 10.39, 11.15, 11.36, 10.07, 10.43], "xaxis": "x", "y": [2.399, 2.892, 2.578, 2.071, 3.071, 3.394, 2.42, 1.026, 0.7639, 2.766, 3.154, 3.124, 2.403, 3.057, 3.09, 3.061, 3.487, 2.826, 2.039, 2.578, 2.231, 2.794, 2.656, 3.008, 2.707, 4.405, 1.031, 2.646, 2.734, 1.764, 3.071, 3.022, 2.873, 3.312, 4.083, 1.994, 3.926, 3.114, 2.638, 2.766, 4.394, 3.032, 2.623, -0.3848, 2.574, 1.003, 3.299, 3.407, 1.54, 2.796, 3.094, 3.111, 3.089, 1.774, 2.095, 1.833, 2.07, 2.724, 3.2, 2.647, 1.694, 3.003, 3.561, 1.916, 2.467, 2.527, 2.551, 1.975, 4.34, 2.866, 3.13, 3.227, 0.6699, 1.683, 2.127, 2.58, 2.862, 2.974, 3.012, 2.478, 2.206, 2.795, 2.299, 2.425, 2.45, 1.671, 2.695, 1.978, 2.398, 3.277, 3.175, 3.343, 2.967, 0.8985, 2.473, 0.8501, 2.372, 2.919, -0.1353, 4.28], "yaxis": "y"}], "layout": {"height": 600, "legend": {"title": {"text": "Dataset"}, "tracegroupgap": 0}, "margin": {"t": 60}, "width": 800, "xaxis": {"anchor": "y", "domain": [0, 1], "title": {"text": "x"}}, "yaxis": {"anchor": "x", "domain": [0, 1], "title": {"text": "y"}}}}
